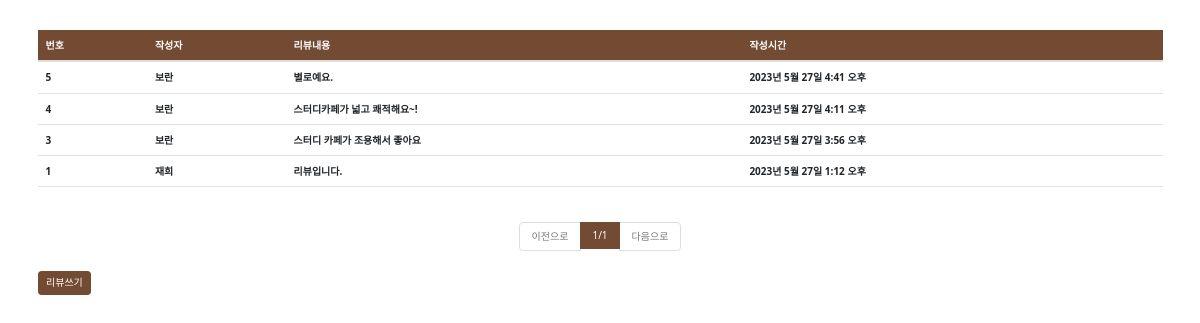
The app's page /review/list/, older data.
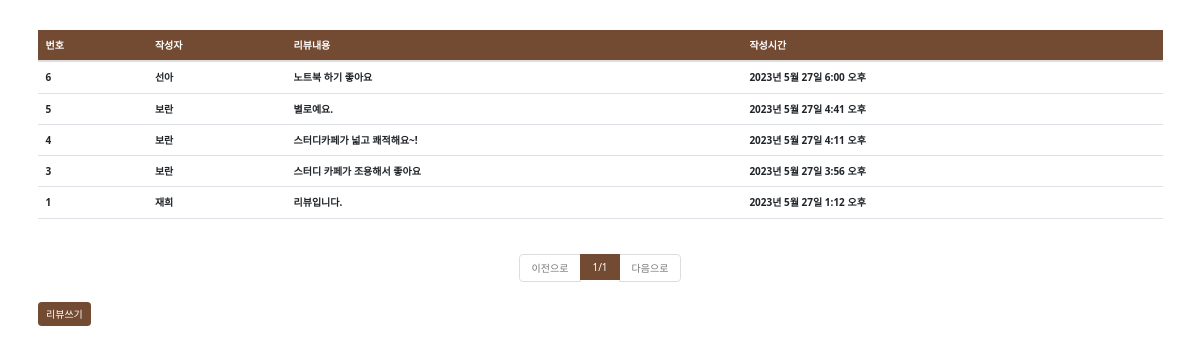
The same page, newer data.
### review/models.py (models this page shows, shortened)
class Review(models.Model):
    contents = models.TextField(verbose_name="내용")
    registered_date = models.DateTimeField(auto_now_add=True, verbose_name = "등록 시간")
    writer = models.ForeignKey('accounts.User', verbose_name = "작성자", on_delete = models.CASCADE)
    class Meta:
        db_table = "review_comment"
        verbose_name = "리뷰"
        verbose_name_plural = "리뷰"

### accounts/models.py (models this page shows)
class User(models.Model):
    username = models.CharField(max_length=128)
    useremail = models.EmailField(max_length=128)
    password = models.CharField(max_length=128)
    created_at = models.DateTimeField(auto_now_add=True)
    def __str__(self):
        return self.username
    class Meta:
        db_table = 'cafeProject_user'
        verbose_name = '카페앱 사용자'
        verbose_name_plural = '카페앱 사용자'

### review/views.py (the view)
# urls.py: path('list/', views.review_list),
def review_list(request):
    all_reviews = Review.objects.all().order_by('-id')
    page = int(request.GET.get('p', 1))
    paginator = Paginator(all_reviews, 6)
    reviews = paginator.get_page(page)
    return render(request, 'review_list.html', {'reviews':reviews})

### review/templates/review_list.html
{% extends 'base.html' %}
{% block contents %}
<div class = "row mt-5">
    <div class = "col-12">
        <table class = "table table-hover">
            <thead class="table text-white" style="background-color: #734A32">
                <tr>
                    <th>번호</th>
                    <th>작성자</th>
                    <th>리뷰내용</th>
                    <th>작성시간</th>
                </tr>
            </thead>
            <tbody class = "text-dark">
                {% for review in reviews %}
                <tr onclick = "location.href = '/review/detail/{{review.id}}'">
                    <th>{{review.id}}</th>
                    <th>{{review.writer}}</th>
                    <th>{{review.contents}}</th>
                    <th>{{review.registered_date}}</th>
                </tr>
                {% endfor %}
            </tbody>
        </table>
    </div>
</div>
<div class = "row mt-2">
    <div class = "col-12">
        <nav>
            <ul class = "pagination justify-content-center">
                {% if boards.has_previous %}
                    <li class = "page-item">
                        <a class = "page-link" href = "?p={{reviews.previous_page_number}}">이전으로</a>
                    </li>
                {% else %}
                    <li class = "page-item disabled">
                        <a class = "page-link disabled" href = "#">이전으로</a>
                    </li>
                {% endif %}
                <li class = "page-item active">
                    <a class = "page-link" style="background-color: #734A32; border:none" >{{reviews.number}}/{{reviews.paginator.num_pages}}</a>
                </li>
                {% if reviews.has_next %}
                    <li class = "page-item">
                        <a class = "page-link" href = "?p={{reviews.next_page_number}}">다음으로</a>
                    </li>
                {% else %}
                    <li class = "page-item disabled">
                        <a class = "page-link disabled" href = "#">다음으로</a>
                    </li>
                {% endif %}
            </ul>
        </nav>
    </div>
</div>
<div class = "row">
    <div class = "col-12">
        <button class="btn text-white" style="background-color:  #734A32;" onclick = "location.href = '/review/write/'">리뷰쓰기</button>
    </div>
</div>
{% endblock %}

Row changes from the older to the newer data that the page shows:
added Review: id "6", writer "선아", contents "노트북 하기 좋아요", registered_date "2023년 5월 27일 6:00 오후"
